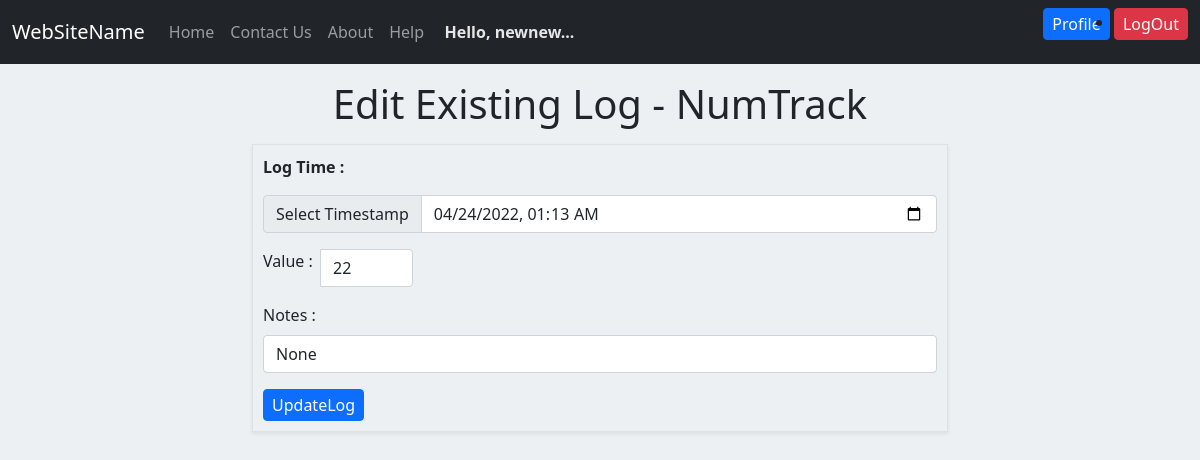
Page /log/67/update (signed in) on the earlier database version.
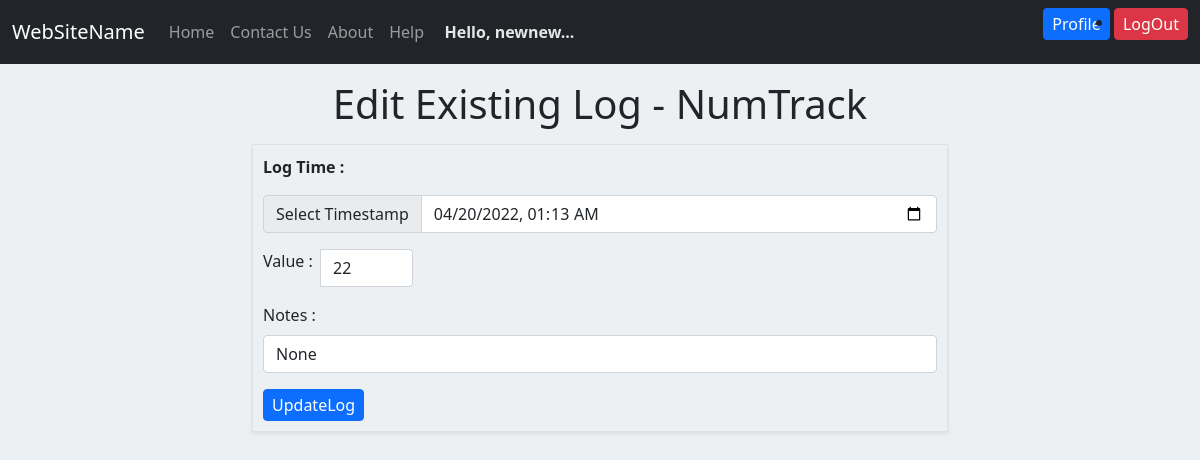
Same page on the later database version.
### application/models.py (models this page shows)
class Tracker(db.Model):
    __tablename__ = 'tracker'
    tracker_id = db.Column(db.Integer, autoincrement=True, primary_key=True)
    user_id = db.Column(db.Integer, db.ForeignKey("user.user_id"))
    tracker_name = db.Column(db.String, nullable=False)
    description = db.Column(db.String)
    track_type = db.Column(db.String, nullable=False)
    settings = db.Column(db.String)

class TrackerLog(db.Model):
    __tablename__ = 'tracker_log'
    log_id = db.Column(db.Integer, autoincrement=True, primary_key=True)
    tracker_id = db.Column(db.Integer, db.ForeignKey("tracker.tracker_id"), nullable=False)
    user_id = db.Column(db.Integer, db.ForeignKey("user.user_id"), nullable=False)
    timestamp = db.Column(db.String, nullable=False)
    value = db.Column(db.String, nullable=False)
    note = db.Column(db.String)

### application/controllers.py (the view, shortened to what this page needs)
@app.route('/log/<int:log_id>/update', methods=['GET', 'POST'])
def updateExistingLog(log_id):
    try:
        user_id = session['user_id']
        username = session['username']
        fname = session['user_fname']
        userdata = {
            'user_id': user_id,
            'username': username,
            'fname': fname
        }
    except:
        return redirect('/login')
    if request.method=='GET':
        logdata = TrackerLog.query.get(log_id)
        trackerdata = Tracker.query.get(logdata.tracker_id)
        timestamp = logdata.timestamp
        if trackerdata.track_type=='Multiple_Choice':
            trackervalues = trackerdata.settings
            tvallist = trackervalues.split(',')
            v = render_template("updateLogEntry.html", userdata=userdata, trackerdata=trackerdata, logdata=logdata, dt=timestamp, tvallist=tvallist)
        else:
            v = render_template("updateLogEntry.html", userdata=userdata, trackerdata=trackerdata, logdata=logdata, dt=timestamp)
        return v

### templates/updateLogEntry.html (shortened to what this page needs)
{% extends "base.html" %}
{% block content %}
    <div class="mt-3 mb-3">
        <h1 class="makecenter">Edit Existing Log - {{trackerdata["tracker_name"]}}</h1>
    </div>
    <div class=" border formborder shadow-sm">
        <form action="/log/{{logdata['log_id']}}/update" method="POST" id="update-log-form">
            <div><p><b> Log Time : </b></p></div>
            <div class="input-group mb-3">
                <span class="input-group-text"> Select Timestamp </span>
                <input type="datetime-local" class="form-control" id="timestamp" name="timestamp"
                        value="{{dt[:10]+'T'+dt[11:16]}}" min="2020-01-01T01:30" min="2099-12-30T23:55" required>
            </div>
            {% if trackerdata['track_type']=='Numerical' %}
                <div class="input-group mb-3" style="width:150px;">
                    <label for="logvalue" class="form-label">Value : &nbsp; </label>
                    <input type="number" class="form-control" id="logvalue" name="logvalue" step=".1" value="{{logdata['value']}}" required>
                </div>
            {% endif %}
            <div class="mb-3">
                <label for="notes" class="form-label">Notes : </label>
                <input class="form-control" id="notes" name="notes" value="{{logdata['note']}}">
            </div>
            <div>
                <input class="btn btn-primary" type="submit" value="UpdateLog">
            </div>
        </form>
    </div>
{% endblock %}

### templates/base.html (shortened to what this page needs)
<!DOCTYPE html>
<html lang="en">
<head>
    <link rel="stylesheet" href="https://cdn.jsdelivr.net/npm/bootstrap@5.0.2/dist/css/bootstrap.min.css">
    <link rel="stylesheet" type="text/css" href="{{ url_for('static', filename='style.css') }}"/>
</head>
<body>
    <nav class="navbar navbar-expand navbar-dark bg-dark">
        <div class="container-fluid">
            <div class="navbar-header">
                <a class="navbar-brand" href="#">WebSiteName</a>
            </div>
            <div class="collapse navbar-collapse" id="navbarScroll">
                <ul class="nav navbar-nav me-auto">
                    <li class="active"><a class="nav-link" href="/">Home</a></li>
                    <li><a class="nav-link" href="/contactus">Contact Us</a></li>
                    <li><a class="nav-link" href="/about">About</a></li>
                    <li><a class="nav-link" href="/help" target="blank_">Help</a></li>
                    <span class="navbar-text" style="color: rgb(230, 230, 230);">
                        <b> Hello, {{userdata["fname"]}}... </b>
                    </span>
                </ul>
                <ul class="d-flex">
                    <li class="nav-item">
                        <a class="btn btn-primary" href="{{ url_for('profile', user_id=userdata['user_id']) }}">Profile</a>
                    </li> &nbsp;
                    <li class="nav-item">
                        <a class="btn btn-danger" href="{{ url_for('logout') }}">LogOut</a>
                    </li>
                </ul>
            </div>
        </div>
    </nav>
    <div class="container container-fluid mb-5">
        {% block content %} {% endblock %}
    </div>
</body>
</html>

### static/style.css (style rules this page uses)
body { background: #ecf0f3; }
.container { max-width: 720px; margin: auto; }
.makecenter { align-items: center; text-align: center; }
.btn { max-height: 35px; text-align: center; padding: 3px 8px; }
.formborder { padding: 10px; }

Differences in the rows shown:
changed TrackerLog "None": timestamp "04/24/2022 01:13" → "04/20/2022 01:13"
